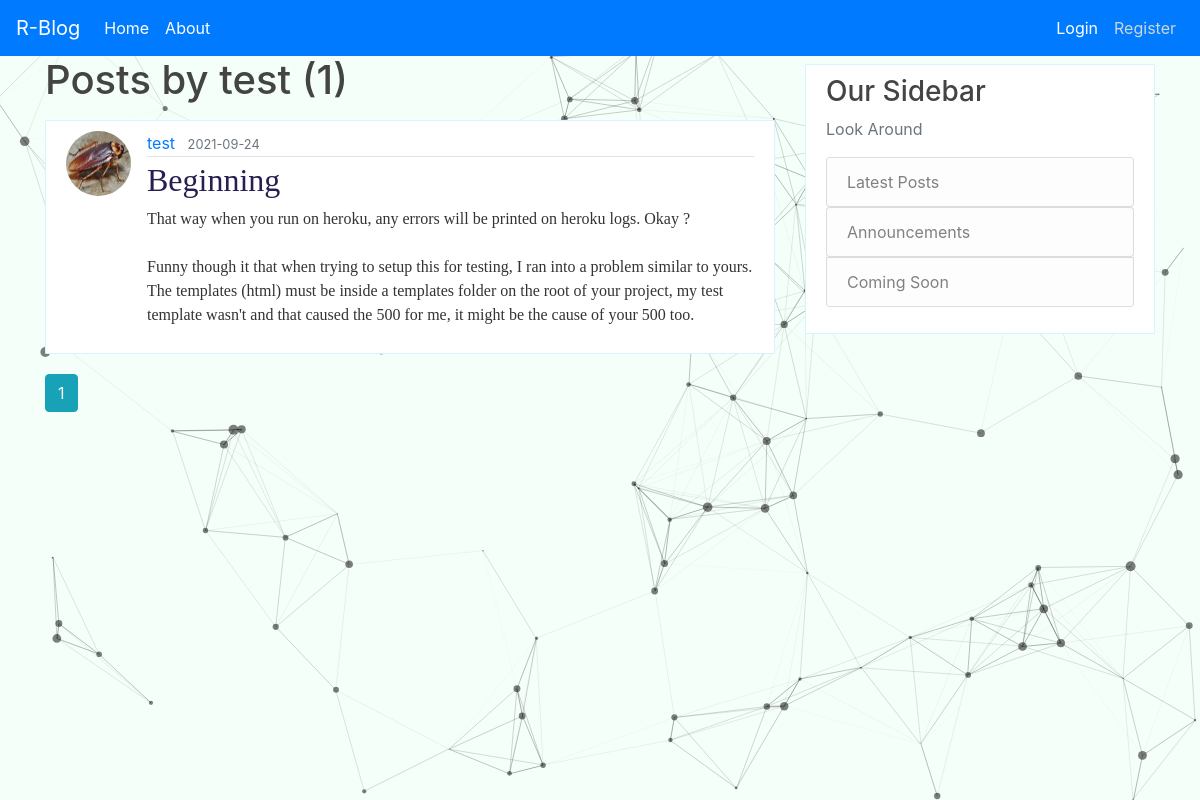
The app's page /user/test with its own data.
### flaskblog/models.py (models this page shows, shortened)
class User(db.Model, UserMixin):
    __table_args__ = {'extend_existing': True}
    id = db.Column(db.Integer, primary_key=True)
    username = db.Column(db.String(20), unique=True, nullable=False)
    email = db.Column(db.String(120), unique=True, nullable=False)
    image_file = db.Column(db.String(20), nullable=False, default='default.jpg')
    password = db.Column(db.String(60), nullable=False)
    posts = db.relationship('Post', backref='author', lazy=True)

class Post(db.Model):
    id = db.Column(db.Integer, primary_key=True)
    title = db.Column(db.String(100), nullable=False)
    date_posted = db.Column(db.DateTime, nullable=False, default=datetime.utcnow)
    content = db.Column(db.Text, nullable=False)
    user_id = db.Column(db.Integer, db.ForeignKey('user.id'), nullable=False)

### flaskblog/users/routes.py (the view)
@users.route("/user/<string:username>")
def user_posts(username):
    page = request.args.get('page', 1, type=int)
    user = User.query.filter_by(username=username).first_or_404()
    posts = Post.query.filter_by(author=user).order_by(Post.date_posted.desc()).paginate(page=page, per_page=5)
    return render_template('user_posts.html', posts=posts,user=user)

### flaskblog/templates/user_posts.html
{% extends "layout.html" %}
{% block content %}
    {% if current_user.is_authenticated%}
     {% if user.username==current_user.username %}
     <h1 class="mb-3">My Posts ({{ posts.total }})</h1>
     {% else %}
     <h1 class="mb-3">Posts by {{ user.username }} ({{ posts.total }})</h1>
      {% endif %}
      {% else %}
       <h1 class="mb-3">Posts by {{ user.username }} ({{ posts.total }})</h1>
       {% endif %}
    {% for post in posts.items %}
        <article class="media content-section">
          <img class="rounded-circle article-img" src="{{ url_for('static', filename='profile_pics/' + post.author.image_file) }}">
          <div class="media-body">
            <div class="article-metadata">
              <a class="mr-2" href="{{ url_for('users.user_posts', username=post.author.username) }}">{{ post.author.username }}</a>
              <small class="text-muted">{{ post.date_posted.strftime('%Y-%m-%d') }}</small>
            </div>
            <h2><a class="article-title" href="{{ url_for('posts.post', post_id=post.id) }}">{{ post.title }}</a></h2>
            <p class="article-content">{{ post.content }}</p>
          </div>
        </article>
    {% endfor %}
    {% for page_num in posts.iter_pages(left_edge=1, right_edge=1, left_current=1, right_current=2) %}
      {% if page_num %}
        {% if posts.page == page_num %}
          <a class="btn btn-info mb-4" href="{{ url_for('users.user_posts', username=user.username, page=page_num) }}">{{ page_num }}</a>
        {% else %}
          <a class="btn btn-outline-info mb-4" href="{{ url_for('users.user_posts', username=user.username, page=page_num) }}">{{ page_num }}</a>
        {% endif %}
      {% else %}
        ........
      {% endif %}
    {% endfor %}
{% endblock content %}

### flaskblog/static/main.css (style rules this page uses)
body { background: #fafafa; color: #333333; margin-top: 0rem; position: relative; }
h1, h2, h3, h4, h5, h6 { color: #444444; }
.content-section { background: #ffffff; padding: 10px 20px; border: 1px solid #d6f4ff; border-radius: 1px; margin-bottom: 20px; margin-top: 8px; }
.article-title { color: #271f52; font-family: "Times", Times, serif; }
.article-content { white-space: pre-line; font-family: "Times New Roman", Times, serif; }
.article-img { height: 65px; width: 65px; margin-right: 16px; }
.article-metadata { padding-bottom: 1px; margin-bottom: 4px; border-bottom: 1px solid #e3e3e3 }

### records on screen
User: username "test"
Post: image_file (picture), author.username "test", date_posted "2021-09-24", title "Beginning", content "That way when you run on heroku, any errors will be printed on heroku logs. Okay ? Funny though it that when trying to setup this for testing, I ran into a problem similar to yours. The templates (html) must be inside a templates folder on the root of your project, my test template wasn't and that caused the 500 for me, it might be the cause of your 500 too."

### other values on screen
{{ posts.total }} "1"
{{ page_num }} "1"
